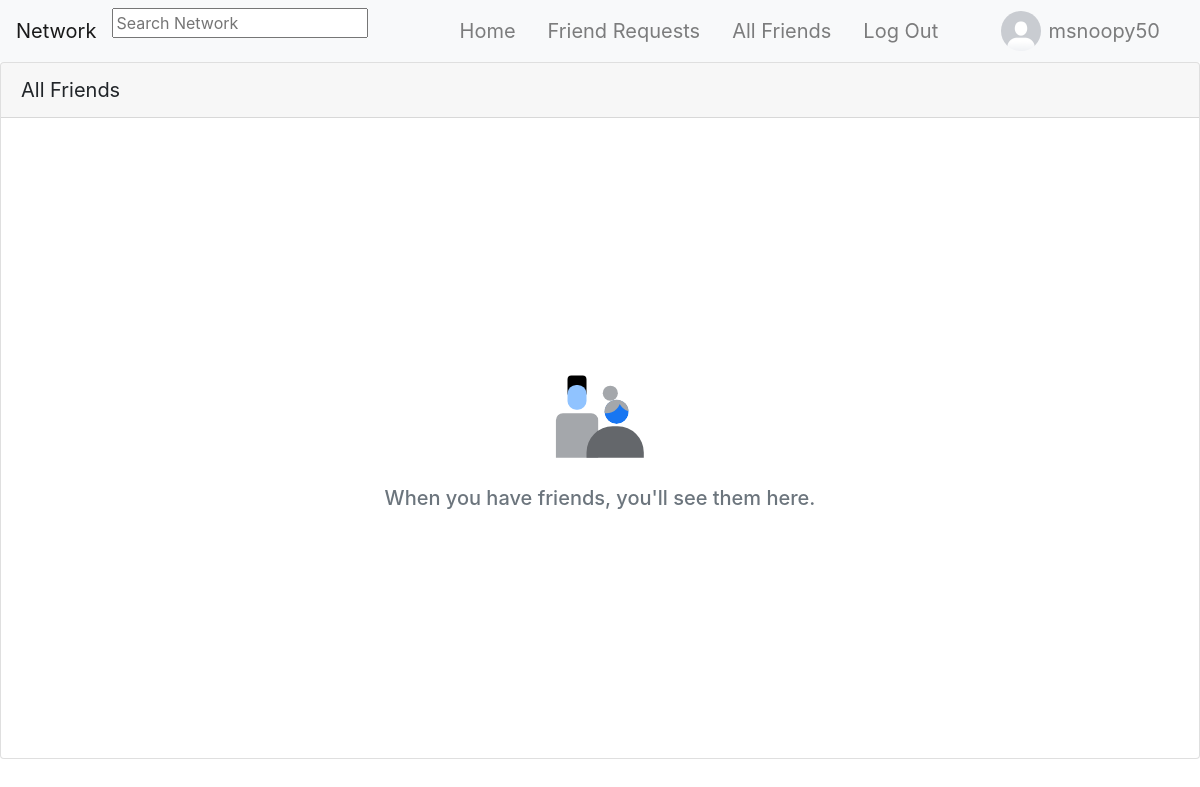
Before: /friends (signed in) with the older database file.
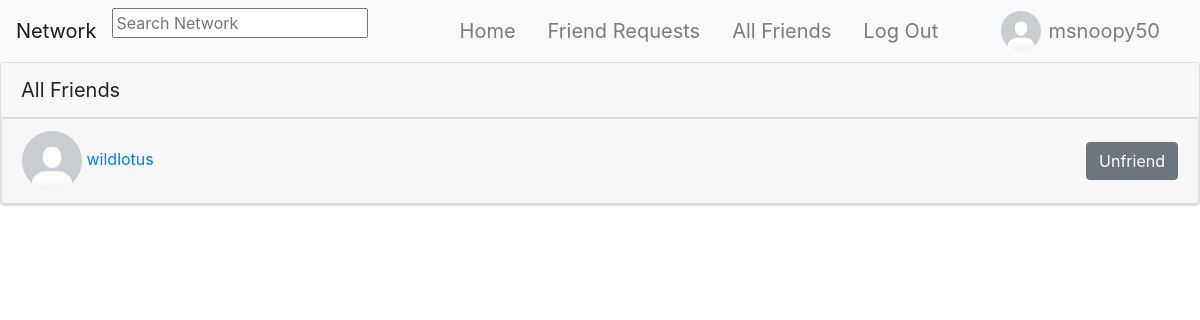
After: the same page with the newer database file.
### network/models.py (models this page shows, shortened)
class User(AbstractUser):
    pass

class UserProfile(models.Model):
    user = models.OneToOneField(User, primary_key=True, related_name="profile", on_delete=models.CASCADE)
    bio = models.TextField(blank=True, default="No Bio...", max_length=101)
    picture = models.ImageField(blank=True, default="default_profile_image.png")
    friends = models.ManyToManyField(User, blank=True, related_name="friends")
    blocked = models.ManyToManyField(User, blank=True, related_name="blocked")

class FriendRequest(models.Model):
    from_user = models.ForeignKey(User, related_name="from_user", on_delete=models.CASCADE)
    to_user = models.ForeignKey(User, related_name="to_user", on_delete=models.CASCADE)
    active = models.BooleanField(default=True)
    class Meta:
        constraints = [
            models.UniqueConstraint(
                name="%(app_label)s_%(class)s_unique_relationships",
                fields=["from_user", "to_user"]
            ),
            models.CheckConstraint(
                name="%(app_label)s_%(class)s_prevent_self_friending",
                check=~models.Q(from_user=models.F("to_user")),
            ),
        ]

### network/views.py (the view)
# urls.py: path("friends", views.friends, name="friends"),
@login_required
def friends(request):
    try:
        profile = UserProfile.objects.get(pk=request.user.id)
        friends = profile.friends.all()
        friend_requests = FriendRequest.objects.filter(
            Q(from_user__in=friends, to_user=request.user) | Q(to_user__in=friends, from_user=request.user)
        )
        context = {}
        context["friends"] = friend_requests
        for friend_request in friend_requests:
            if friend_request.to_user == profile.user:
                requests_friends = friend_requests.values_list('from_user', flat=True)
            else:
                requests_friends = friend_requests.values_list('to_user', flat=True)
            requests_profiles = UserProfile.objects.filter(pk__in=requests_friends)
            friends_with_profile = profile.friends.values_list('pk', flat=True)
            for request_profile in requests_profiles:
                request_friends = request_profile.friends.filter(pk__in=friends_with_profile)
                print(request_friends)
            context["mutual_friends"] = request_friends
            context["mutual_friends_amount"] = request_friends.count()
    except UserProfile.DoesNotExist:
        return JsonResponse({"error": "User profile matching query does not exist."}, status=400)
    return render(request, "network/friends.html", context)

### templates/network/friends.html (shortened to what this page needs)
{% extends "network/layout.html" %} {% load static %}
{% block body %}
    <div class="card">
        <div class="card-header" style="font-size: 20px;">All Friends</div>
    {% for friend_request in friends %}
    {% if friend_request.to_user == request.user %}
        <div class="card">
            <div class="card-header d-flex">
                <div id="friend_request_header_{{friend_request.id}}">
                    <a href="{% url 'profile' friend_request.from_user.id %}">
                        <img src="{{ friend_request.from_user.profile.picture.url }}" alt="" width="60px" height="60px"
                            style="border-radius: 50%">
                    </a>
                </div>
                <div class="d-flex flex-column ml-2">
                    <div>
                        <a href="{% url 'profile' friend_request.from_user.id %}">
                            {{ friend_request.from_user }}
                        </a>
                    </div>
                </div>
                <div class="d-flex ml-auto align-items-center">
                    <button type="button" data-toggle="modal" data-target="#myModal" class="btn btn-secondary"
                        style="float: right">Unfriend</button>
                </div>
            </div>
        </div>
    {% else %}
        <div class="card">
            <div class="card-header d-flex justify-content-between">
                <div>
                    <a href="{% url 'profile' friend_request.to_user.id %}">
                        <div id="friend_request_header_{{friend_request.id}}">
                            <img src="{{ friend_request.to_user.profile.picture.url }}" alt="" width="60px" height="60px"
                                style="border-radius: 50%">
                            {{ friend_request.to_user }}
                        </div>
                    </a>
                </div>
                <div class="d-flex align-items-center">
                    <button type="button" data-toggle="modal" data-target="#myModal" class="btn btn-secondary"
                        style="float: right">Unfriend</button>
                </div>
            </div>
        </div>
    {% endif %}
{% empty %}
    <div class="d-flex align-items-center justify-content-center flex-column" style="min-height: 640px;">
        <div class="p-2">
            <img src="{% static 'network/images/null_states_people_gray_wash.svg' %}" width="112" height="112" alt="">
        </div>
        <div class="p-2 text-muted">
            <h5 class="text-muted">When you have friends, you'll see them here.</h5>
        </div>
    </div>
{% endfor %}
    </div>
{% endblock %}

### templates/network/layout.html (shortened to what this page needs)
{% load static %}
<!DOCTYPE html>
<html lang="en">
<head>
    <link rel="stylesheet" href="https://stackpath.bootstrapcdn.com/bootstrap/4.4.1/css/bootstrap.min.css">
    <link rel="stylesheet" href="{% static 'network/css/styles.css' %}">
    <link rel="stylesheet" href="https://unpkg.com/@trevoreyre/autocomplete-js/dist/style.css">
</head>
<body>
    <nav class="navbar navbar-expand-lg navbar-light bg-light">
        <a class="navbar-brand" href="{% url 'index' %}">Network</a>
        <div id="autocomplete" class="autocomplete" style="width: 320px;">
            <form action="{% url 'search_results' %}" method="get">
                <input class="autocomplete-input" id="autocomplete_input" placeholder="Search Network" name="q">
            </form>
        </div>
        <div class="collapse navbar-collapse" id="navbarNav">
            <ul class="navbar-nav mx-auto">
                <li class="nav-item">
                    <a class="navbar-brand nav-link" href="{% url 'index' %}">
                        Home
                    </a>
                </li>
                {% if user.is_authenticated %}
                <li class="nav-item">
                    <a class="navbar-brand nav-link" href="{% url 'friend_requests' %}">
                        Friend Requests
                    </a>
                </li>
                <li class="nav-item">
                    <a class="navbar-brand nav-link" href="{% url 'friends' %}">
                        All Friends
                    </a>
                </li>
                <li class="nav-item">
                    <a class="navbar-brand nav-link" href="{% url 'account_logout' %}">
                        Log Out
                    </a>
                </li>
                {% endif %}
            </ul>
            {% if user.is_authenticated %}
                <ul class="navbar-nav ml-auto">
                    <li class="nav-item">
                        <img src="{{ user.profile.picture.url }}" alt="Logged in Profile Picture" width="40" height="40" style="border-radius: 50%;" id="logged_in_picture">
                    </li>
                    <li class="nav-item">
                        <a class="nav-link navbar-brand" href="{% url 'profile' user.id %}" id="profile">{{ user.username }}</a>
                    </li>
                </ul>
            {% endif %}
        </div>
    </nav>
    <div class="body">
        {% block body %}
        {% endblock %}
    </div>
</body>
</html>

Changed rows visible on the page:
added FriendRequest: to_user.profile.picture (placeholder picture), to_user "wildlotus"
Other visible differences:
text no longer shown: "When you have friends, you'll see them here."
